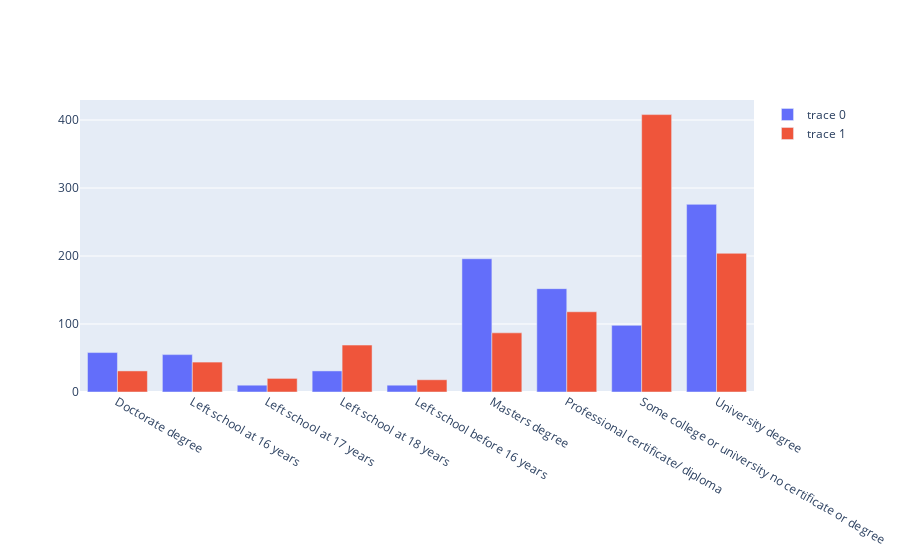

Write notebook code for a chart like this one.
### Code cell
fig3=go.Figure(data=[
    go.Bar( x=education_cannabis_df.index, y=education_cannabis_df[0]),
    go.Bar( x=education_cannabis_df.index, y=education_cannabis_df[1])])

fig3.show()

### Figure 1 — Plotly figure (JSON) as saved in the notebook; plotly's stock layout.template omitted (floating-point values rounded to 4 significant figures)
{"data": [{"type": "bar", "x": ["Doctorate degree", "Left school at 16 years", "Left school at 17 years", "Left school at 18 years", "Left school before 16 years", "Masters degree", "Professional certificate/ diploma", "Some college or university no certificate or degree", "University degree"], "y": [58, 55, 10, 31, 10, 196, 152, 98, 276]}, {"type": "bar", "x": ["Doctorate degree", "Left school at 16 years", "Left school at 17 years", "Left school at 18 years", "Left school before 16 years", "Masters degree", "Professional certificate/ diploma", "Some college or university no certificate or degree", "University degree"], "y": [31, 44, 20, 69, 18, 87, 118, 408, 204]}], "layout": {}}
